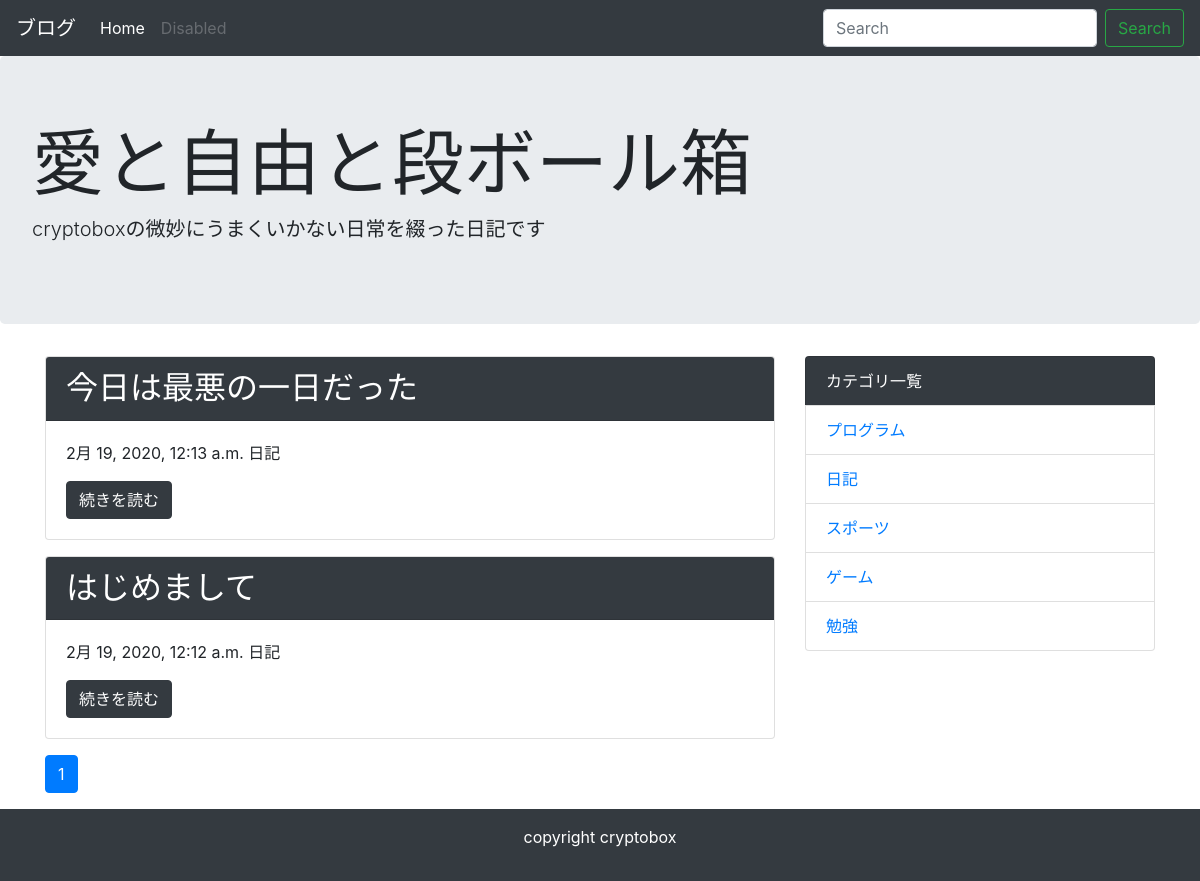
The app's page /category/2/ with its own data.
### blog/models.py (models this page shows, shortened)
class Post(models.Model):
    title = models.CharField('タイトル', max_length=64)
    text = models.TextField('本文')
    created_at = models.DateTimeField('作成日', default=timezone.now)
    category = models.ForeignKey(Category, verbose_name='カテゴリ', on_delete=models.PROTECT)

class Category(models.Model):
    name = models.CharField('カテゴリ名', max_length=255)
    created_at = models.DateTimeField('作成日', default=timezone.now)
    def __str__(self):
        return self.name

### blog/views.py (the view)
# urls.py: path('category/<int:pk>/', views.CategoryView.as_view(), name='category'),
class CategoryView(generic.ListView):
    model = Post
    paginate_by = 10
    def get_queryset(self):
        category_pk = self.kwargs['pk']
        queryset = Post.objects.order_by('-created_at').filter(category__pk=category_pk)
        return queryset

### blog/context_processors.py (called while the page is built)
def common(request):
    context = {
        'category_list': Category.objects.all(),
    }
    return context

### blog/templatetags/mytag.py (called while the page is built)
@register.simple_tag
def url_replace(request, field, value):
    url_dict = request.GET.copy()
    url_dict[field] = value
    return url_dict.urlencode()

### blog/templates/blog/post_list.html
{% extends 'blog/base.html' %}
{% block content %}
{% for post in post_list %}
 <div class="card mb-3">
  <h2 class="card-header bg-dark text-white">{{ post.title }}</h2>
   <div class="card-body">
     <p>{{ post.created_at }} {{ post.category }}</p>
     <a href="{% url 'blog:detail' post.pk %}" class="btn btn-dark">続きを読む</a>
   </div>
 </div>
{% endfor %}
{% include 'blog/page.html' %}
{% endblock %}

### blog/templates/blog/base.html (shortened to what this page needs)
<!doctype html>
<html lang="ja">
  <head>
    <link rel="stylesheet" href="https://maxcdn.bootstrapcdn.com/bootstrap/4.0.0-beta.2/css/bootstrap.min.css">
  </head>
  <body>
    <nav class="navbar navbar-expand-lg navbar-dark bg-dark">
      <a class="navbar-brand" href="#">ブログ</a>
      <div class="collapse navbar-collapse" id="navbarSupportedContent">
        <ul class="navbar-nav mr-auto">
          <li class="nav-item active">
            <a class="nav-link" href="{% url 'blog:index' %}">Home <span class="sr-only">(current)</span></a>
          </li>
          <li class="nav-item">
            <a class="nav-link disabled" href="#">Disabled</a>
          </li>
        </ul>
        <form class="form-inline my-2 my-lg-0" method="GET" action="{% url 'blog:index' %}">
          <input class="form-control mr-sm-2" type="text" placeholder="Search" aria-label="Search" name="keyword">
          <button class="btn btn-outline-success my-2 my-sm-0" type="submit">Search</button>
        </form>
      </div>
    </nav>
    <div class="jumbotron">
      <h1 class="display-3">愛と自由と段ボール箱</h1>
      <p class="lead">cryptoboxの微妙にうまくいかない日常を綴った日記です</p>
    </div>
    <div class="container">
      <div class="row">
        <div class="col-md-8">
          {% block content %}
          {% endblock %}
        </div>
        <div class="col-md-4">
          <ul class="list-group">
            <li class="list-group-item bg-dark text-white">カテゴリ一覧</li>
            {% for category in category_list %}
            <li class="list-group-item"><a href="{% url 'blog:category' category.pk %}">{{ category }}</a></li>
            {% endfor %}
          </ul>
        </div>
      </div>
    </div>
    <footer class="bg-dark text-white text-center py-3">
      <p>copyright cryptobox</p>
    </footer>
  </body>
</html>

### records on screen
Post: title "今日は最悪の一日だった", created_at "2月 19, 2020, 12:13 a.m.", category "日記"
Post: title "はじめまして", created_at "2月 19, 2020, 12:12 a.m.", category "日記"
Category: name "プログラム"
Category: name "日記"
Category: name "スポーツ"
Category: name "ゲーム"
Category: name "勉強"

### other values on screen
{{ link_page }} "1"
